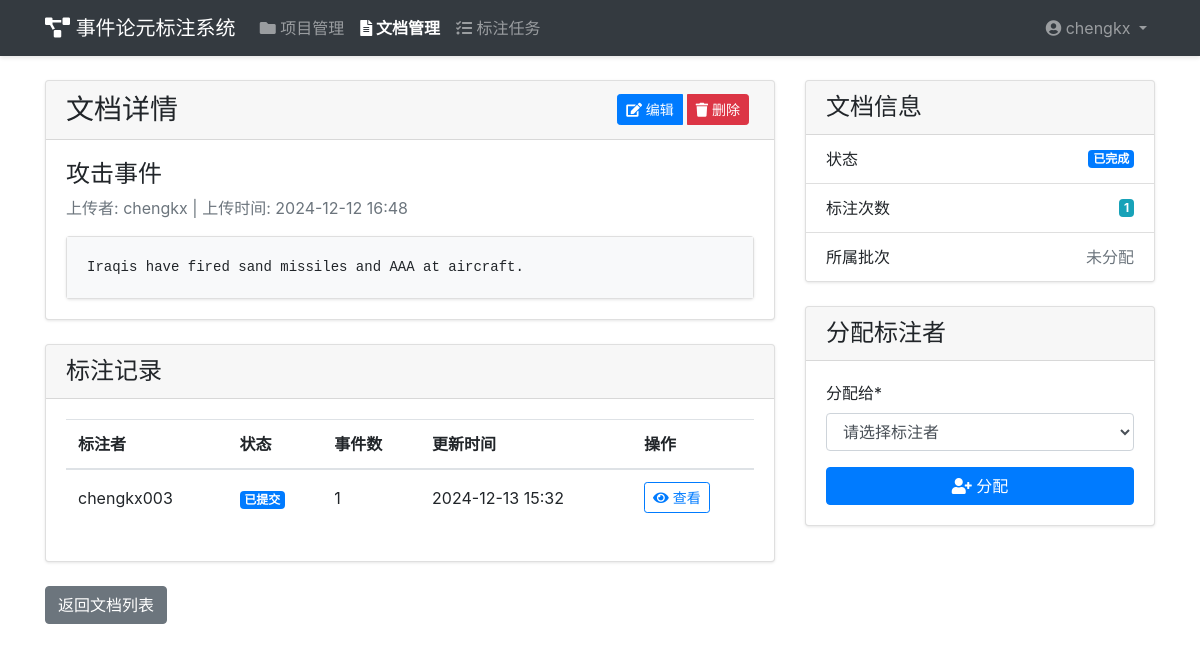
Page /files/documents/4/2/ (signed in) on the committed database.
### file_management/models.py (models this page shows, shortened)
class Document(models.Model):
    STATUS_CHOICES = [
        ('pending', '待处理'),
        ('processing', '处理中'),
        ('completed', '已完成'),
        ('reviewed', '已审核'),
    ]
    title = models.CharField('文档标题', max_length=200)
    content = models.TextField('文档内容')
    project = models.ForeignKey(Project, on_delete=models.CASCADE, related_name='documents', verbose_name='所属项目')
    status = models.CharField('状态', max_length=20, choices=STATUS_CHOICES, default='pending')
    uploaded_by = models.ForeignKey(User, on_delete=models.CASCADE, related_name='uploaded_documents', verbose_name='上传者')
    uploaded_at = models.DateTimeField('上传时间', auto_now_add=True)
    assigned_to = models.ForeignKey(User, on_delete=models.SET_NULL, null=True, blank=True, related_name='assigned_documents', verbose_name='分配给')
    class Meta:
        verbose_name = '文档'
        verbose_name_plural = '文档'
        ordering = ['-uploaded_at']

### annotation/models.py (models this page shows, shortened)
class Annotation(models.Model):
    STATUS_CHOICES = [
        ('draft', '草稿'),
        ('submitted', '已提交'),
        ('reviewed', '已审核'),
        ('rejected', '已驳回'),
    ]
    document = models.ForeignKey(Document, on_delete=models.CASCADE, related_name='annotations', verbose_name='文档')
    annotator = models.ForeignKey(User, on_delete=models.CASCADE, related_name='annotations', verbose_name='标注者')
    status = models.CharField('状态', max_length=20, choices=STATUS_CHOICES, default='draft')
    created_at = models.DateTimeField('创建时间', auto_now_add=True)
    updated_at = models.DateTimeField('更新时间', auto_now=True)
    reviewed_by = models.ForeignKey(User, on_delete=models.SET_NULL, null=True, blank=True, related_name='reviewed_annotations', verbose_name='审核者')
    review_comment = models.TextField('审核意见', blank=True)
    class Meta:
        verbose_name = '标注'
        verbose_name_plural = '标注'
        ordering = ['-updated_at']

### file_management/views.py (the view)
# urls.py: path('documents/<int:project_id>/<int:pk>/', views.document_detail, name='document_detail'),
@login_required
def document_detail(request, project_id, pk):
    project = get_object_or_404(Project, pk=project_id)
    if not project.members.filter(id=request.user.id).exists():
        messages.error(request, '您没有权限访问此项目！')
        return redirect('project_management:project_list')
    document = get_object_or_404(Document, pk=pk, project=project)
    assign_form = DocumentAssignForm(project) if project.created_by == request.user else None
    context = {
        'project': project,
        'document': document,
        'assign_form': assign_form,
        'user': request.user,
    }
    return render(request, 'file_management/document_detail.html', context)

### file_management/forms.py
class DocumentAssignForm(forms.Form):
    annotator = forms.ModelChoiceField(
        queryset=None,
        label='分配给',
        empty_label='请选择标注者',
        widget=forms.Select(attrs={'class': 'form-control'})
    )
    def __init__(self, project, *args, **kwargs):
        super().__init__(*args, **kwargs)
        self.fields['annotator'].queryset = project.members.filter(
            projectmembership__role='annotator'
        )

### templates/file_management/document_detail.html (shortened to what this page needs)
{% extends 'base.html' %}
{% load static %}
{% load crispy_forms_tags %}
{% block content %}
<div class="row">
    <div class="col-md-8">
        <div class="card mb-4">
            <div class="card-header d-flex justify-content-between align-items-center">
                <h3 class="mb-0">文档详情</h3>
                <div class="btn-group">
                    {% if document.uploaded_by == user or project.created_by == user %}
                    <a href="{% url 'file_management:document_update' project.id document.id %}"
                       class="btn btn-sm btn-primary">
                        <i class="fas fa-edit"></i> 编辑
                    </a>
                    <a href="{% url 'file_management:document_delete' project.id document.id %}"
                       class="btn btn-sm btn-danger">
                        <i class="fas fa-trash"></i> 删除
                    </a>
                    {% endif %}
                </div>
            </div>
            <div class="card-body">
                <h4>{{ document.title }}</h4>
                <p class="text-muted">
                    上传者: {{ document.uploaded_by.username }} |
                    上传时间: {{ document.uploaded_at|date:"Y-m-d H:i" }}
                </p>
                <div class="card">
                    <div class="card-body bg-light">
                        <pre class="mb-0" style="white-space: pre-wrap;">{{ document.content }}</pre>
                    </div>
                </div>
            </div>
        </div>
        {% if document.annotations.exists %}
        <div class="card">
            <div class="card-header">
                <h4 class="mb-0">标注记录</h4>
            </div>
            <div class="card-body">
                <div class="table-responsive">
                    <table class="table">
                        <thead>
                            <tr>
                                <th>标注者</th>
                                <th>状态</th>
                                <th>事件数</th>
                                <th>更新时间</th>
                                <th>操作</th>
                            </tr>
                        </thead>
                        <tbody>
                            {% for annotation in document.annotations.all %}
                            <tr>
                                <td>{{ annotation.annotator.username }}</td>
                                <td>
                                    {% if annotation.status == 'draft' %}
                                    <span class="badge badge-secondary">草稿</span>
                                    {% elif annotation.status == 'submitted' %}
                                    <span class="badge badge-primary">已提交</span>
                                    {% elif annotation.status == 'reviewed' %}
                                    <span class="badge badge-success">已审核</span>
                                    {% elif annotation.status == 'rejected' %}
                                    <span class="badge badge-danger">已驳回</span>
                                    {% endif %}
                                </td>
                                <td>{{ annotation.events.count }}</td>
                                <td>{{ annotation.updated_at|date:"Y-m-d H:i" }}</td>
                                <td>
                                    <a href="#" class="btn btn-sm btn-outline-primary">
                                        <i class="fas fa-eye"></i> 查看
                                    </a>
                                </td>
                            </tr>
                            {% endfor %}
                        </tbody>
                    </table>
                </div>
            </div>
        </div>
        {% endif %}
    </div>
    <div class="col-md-4">
        <div class="card mb-4">
            <div class="card-header">
                <h4 class="mb-0">文档信息</h4>
            </div>
            <div class="list-group list-group-flush">
                <div class="list-group-item">
                    <div class="d-flex justify-content-between align-items-center">
                        <span>状态</span>
                        <span class="badge badge-primary">{{ document.get_status_display }}</span>
                    </div>
                </div>
                <div class="list-group-item">
                    <div class="d-flex justify-content-between align-items-center">
                        <span>标注次数</span>
                        <span class="badge badge-info">{{ document.annotations.count }}</span>
                    </div>
                </div>
                <div class="list-group-item">
                    <div class="d-flex justify-content-between align-items-center">
                        <span>所属批次</span>
                        <span>
                            {% if document.batches.exists %}
                            {% for batch in document.batches.all %}
                            <a href="{% url 'file_management:batch_detail' project.id batch.id %}"
                               class="badge badge-secondary">{{ batch.name }}</a>
                            {% endfor %}
                            {% else %}
                            <span class="text-muted">未分配</span>
                            {% endif %}
                        </span>
                    </div>
                </div>
            </div>
        </div>
        {% if project.created_by == user and assign_form %}
        <div class="card">
            <div class="card-header">
                <h4 class="mb-0">分配标注者</h4>
            </div>
            <div class="card-body">
                <form method="post" action="{% url 'file_management:document_assign' project.id document.id %}">
                    {{ assign_form|crispy }}
                    <button type="submit" class="btn btn-primary btn-block">
                        <i class="fas fa-user-plus"></i> 分配
                    </button>
                </form>
            </div>
        </div>
        {% endif %}
    </div>
</div>
<div class="mt-4">
    <a href="{% url 'file_management:document_list' %}" class="btn btn-secondary">
        返回文档列表
    </a>
</div>
{% endblock %}

### templates/base.html (shortened to what this page needs)
<!DOCTYPE html>
<html lang="zh-hans">
<head>
    <link href="https://cdn.bootcdn.net/ajax/libs/twitter-bootstrap/4.5.3/css/bootstrap.min.css" rel="stylesheet">
    <link href="https://cdn.bootcdn.net/ajax/libs/font-awesome/5.15.1/css/all.min.css" rel="stylesheet">
    <link href="https://cdn.bootcdn.net/ajax/libs/nprogress/0.2.0/nprogress.min.css" rel="stylesheet">
</head>
<body>
    <nav class="navbar navbar-expand-lg navbar-dark bg-dark">
        <div class="container">
            <a class="navbar-brand" href="/">
                <i class="fas fa-project-diagram"></i> 事件论元标注系统
            </a>
            <div class="collapse navbar-collapse" id="navbarNav">
                <ul class="navbar-nav mr-auto">
                    {% if user.is_authenticated %}
                    <li class="nav-item {% if request.resolver_match.app_name == 'project_management' %}active{% endif %}">
                        <a class="nav-link" href="{% url 'project_management:project_list' %}">
                            <i class="fas fa-folder"></i> 项目管理
                        </a>
                    </li>
                    <li class="nav-item {% if request.resolver_match.app_name == 'file_management' %}active{% endif %}">
                        <a class="nav-link" href="{% url 'file_management:document_list' %}">
                            <i class="fas fa-file-alt"></i> 文档管理
                        </a>
                    </li>
                    <li class="nav-item {% if request.resolver_match.app_name == 'annotation' %}active{% endif %}">
                        <a class="nav-link" href="{% url 'annotation:task_list' %}">
                            <i class="fas fa-tasks"></i> 标注任务
                        </a>
                    </li>
                    {% endif %}
                </ul>
                <ul class="navbar-nav">
                    {% if user.is_authenticated %}
                    <li class="nav-item dropdown">
                        <a class="nav-link dropdown-toggle" href="#" id="userDropdown" role="button" data-toggle="dropdown">
                            <i class="fas fa-user-circle"></i> {{ user.username }}
                        </a>
                    </li>
                    {% else %}
                    <li class="nav-item">
                        <a class="nav-link" href="{% url 'login' %}">
                            <i class="fas fa-sign-in-alt"></i> 登录
                        </a>
                    </li>
                    {% endif %}
                </ul>
            </div>
        </div>
    </nav>
    <div class="container mt-4">
        {% block content %}
        {% endblock %}
    </div>
</body>
</html>

### templates/base.html (style rules this page uses)
.navbar { box-shadow: 0 2px 4px rgba(0,0,0,.1); }
.nav-item.active { font-weight: bold; }
.card { box-shadow: 0 1px 3px rgba(0,0,0,.1); }
.btn-group .btn { margin-right: 5px; }
.table td, .table th { vertical-align: middle; }

### rows in the picture
Document: title "攻击事件", uploaded_by.username "chengkx", uploaded_at "2024-12-12 16:48", content "Iraqis have fired sand missiles and AAA at aircraft.", status "已完成", annotations.count "1"
Annotation: annotator.username "chengkx003", status "已提交", events.count "1", updated_at "2024-12-13 15:32"

### other values in the picture
{{ user.username }} "chengkx"
